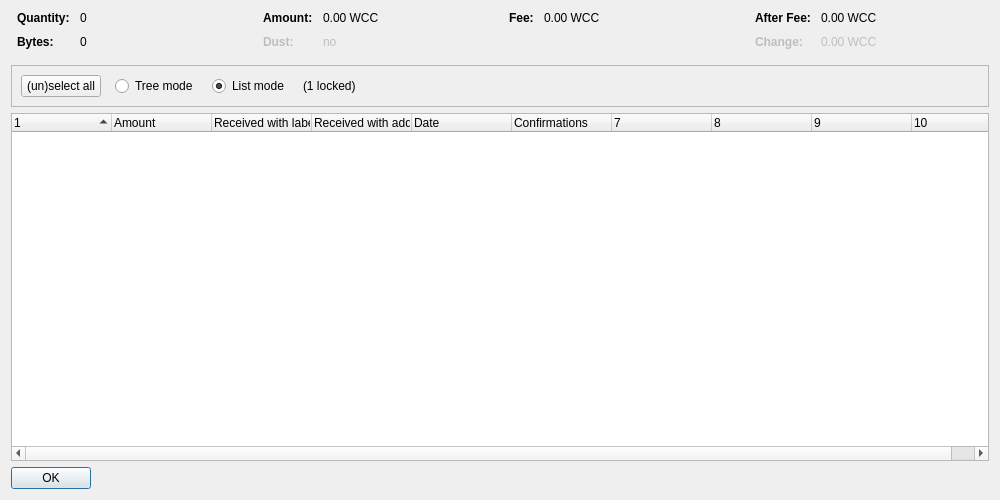
<?xml version="1.0" encoding="UTF-8"?>
<ui version="4.0">
 <class>CoinControlDialog</class>
 <widget class="QDialog" name="CoinControlDialog">
  <property name="geometry">
   <rect>
    <x>0</x>
    <y>0</y>
    <width>1000</width>
    <height>500</height>
   </rect>
  </property>
  <property name="windowTitle">
   <string>Coin Selection</string>
  </property>
  <layout class="QVBoxLayout" name="verticalLayout">
   <item>
    <layout class="QHBoxLayout" name="horizontalLayoutTop" stretch="0,0,0,0">
     <property name="topMargin">
      <number>0</number>
     </property>
     <property name="bottomMargin">
      <number>10</number>
     </property>
     <item>
      <layout class="QFormLayout" name="formLayoutCoinControl1">
       <property name="horizontalSpacing">
        <number>10</number>
       </property>
       <property name="verticalSpacing">
        <number>10</number>
       </property>
       <property name="leftMargin">
        <number>6</number>
       </property>
       <property name="rightMargin">
        <number>6</number>
       </property>
       <item row="0" column="0">
        <widget class="QLabel" name="labelCoinControlQuantityText">
         <property name="font">
          <font>
           <weight>75</weight>
           <bold>true</bold>
          </font>
         </property>
         <property name="text">
          <string>Quantity:</string>
         </property>
        </widget>
       </item>
       <item row="0" column="1">
        <widget class="QLabel" name="labelCoinControlQuantity">
         <property name="cursor">
          <cursorShape>IBeamCursor</cursorShape>
         </property>
         <property name="contextMenuPolicy">
          <enum>Qt::ActionsContextMenu</enum>
         </property>
         <property name="text">
          <string notr="true">0</string>
         </property>
         <property name="textInteractionFlags">
          <set>Qt::LinksAccessibleByMouse|Qt::TextSelectableByKeyboard|Qt::TextSelectableByMouse</set>
         </property>
        </widget>
       </item>
       <item row="1" column="0">
        <widget class="QLabel" name="labelCoinControlBytesText">
         <property name="font">
          <font>
           <weight>75</weight>
           <bold>true</bold>
          </font>
         </property>
         <property name="text">
          <string>Bytes:</string>
         </property>
        </widget>
       </item>
       <item row="1" column="1">
        <widget class="QLabel" name="labelCoinControlBytes">
         <property name="cursor">
          <cursorShape>IBeamCursor</cursorShape>
         </property>
         <property name="contextMenuPolicy">
          <enum>Qt::ActionsContextMenu</enum>
         </property>
         <property name="text">
          <string notr="true">0</string>
         </property>
         <property name="textInteractionFlags">
          <set>Qt::LinksAccessibleByMouse|Qt::TextSelectableByKeyboard|Qt::TextSelectableByMouse</set>
         </property>
        </widget>
       </item>
      </layout>
     </item>
     <item>
      <layout class="QFormLayout" name="formLayoutCoinControl2">
       <property name="horizontalSpacing">
        <number>10</number>
       </property>
       <property name="verticalSpacing">
        <number>10</number>
       </property>
       <property name="leftMargin">
        <number>6</number>
       </property>
       <property name="rightMargin">
        <number>6</number>
       </property>
       <item row="0" column="0">
        <widget class="QLabel" name="labelCoinControlAmountText">
         <property name="font">
          <font>
           <weight>75</weight>
           <bold>true</bold>
          </font>
         </property>
         <property name="text">
          <string>Amount:</string>
         </property>
        </widget>
       </item>
       <item row="0" column="1">
        <widget class="QLabel" name="labelCoinControlAmount">
         <property name="cursor">
          <cursorShape>IBeamCursor</cursorShape>
         </property>
         <property name="contextMenuPolicy">
          <enum>Qt::ActionsContextMenu</enum>
         </property>
         <property name="text">
          <string notr="true">0.00 WCC</string>
         </property>
         <property name="textInteractionFlags">
          <set>Qt::LinksAccessibleByMouse|Qt::TextSelectableByKeyboard|Qt::TextSelectableByMouse</set>
         </property>
        </widget>
       </item>
       <item row="1" column="0">
        <widget class="QLabel" name="labelCoinControlLowOutputText">
         <property name="enabled">
          <bool>false</bool>
         </property>
         <property name="font">
          <font>
           <weight>75</weight>
           <bold>true</bold>
          </font>
         </property>
         <property name="text">
          <string>Dust:</string>
         </property>
        </widget>
       </item>
       <item row="1" column="1">
        <widget class="QLabel" name="labelCoinControlLowOutput">
         <property name="enabled">
          <bool>false</bool>
         </property>
         <property name="cursor">
          <cursorShape>IBeamCursor</cursorShape>
         </property>
         <property name="contextMenuPolicy">
          <enum>Qt::ActionsContextMenu</enum>
         </property>
         <property name="text">
          <string notr="true">no</string>
         </property>
         <property name="textInteractionFlags">
          <set>Qt::LinksAccessibleByMouse|Qt::TextSelectableByKeyboard|Qt::TextSelectableByMouse</set>
         </property>
        </widget>
       </item>
      </layout>
     </item>
     <item>
      <layout class="QFormLayout" name="formLayoutCoinControl3">
       <property name="horizontalSpacing">
        <number>10</number>
       </property>
       <property name="verticalSpacing">
        <number>10</number>
       </property>
       <property name="leftMargin">
        <number>6</number>
       </property>
       <property name="rightMargin">
        <number>6</number>
       </property>
       <item row="0" column="0">
        <widget class="QLabel" name="labelCoinControlFeeText">
         <property name="font">
          <font>
           <weight>75</weight>
           <bold>true</bold>
          </font>
         </property>
         <property name="text">
          <string>Fee:</string>
         </property>
        </widget>
       </item>
       <item row="0" column="1">
        <widget class="QLabel" name="labelCoinControlFee">
         <property name="cursor">
          <cursorShape>IBeamCursor</cursorShape>
         </property>
         <property name="contextMenuPolicy">
          <enum>Qt::ActionsContextMenu</enum>
         </property>
         <property name="text">
          <string notr="true">0.00 WCC</string>
         </property>
         <property name="textInteractionFlags">
          <set>Qt::LinksAccessibleByMouse|Qt::TextSelectableByKeyboard|Qt::TextSelectableByMouse</set>
         </property>
        </widget>
       </item>
      </layout>
     </item>
     <item>
      <layout class="QFormLayout" name="formLayoutCoinControl4">
       <property name="horizontalSpacing">
        <number>10</number>
       </property>
       <property name="verticalSpacing">
        <number>10</number>
       </property>
       <property name="leftMargin">
        <number>6</number>
       </property>
       <property name="rightMargin">
        <number>6</number>
       </property>
       <item row="0" column="0">
        <widget class="QLabel" name="labelCoinControlAfterFeeText">
         <property name="font">
          <font>
           <weight>75</weight>
           <bold>true</bold>
          </font>
         </property>
         <property name="text">
          <string>After Fee:</string>
         </property>
        </widget>
       </item>
       <item row="0" column="1">
        <widget class="QLabel" name="labelCoinControlAfterFee">
         <property name="cursor">
          <cursorShape>IBeamCursor</cursorShape>
         </property>
         <property name="contextMenuPolicy">
          <enum>Qt::ActionsContextMenu</enum>
         </property>
         <property name="text">
          <string notr="true">0.00 WCC</string>
         </property>
         <property name="textInteractionFlags">
          <set>Qt::LinksAccessibleByMouse|Qt::TextSelectableByKeyboard|Qt::TextSelectableByMouse</set>
         </property>
        </widget>
       </item>
       <item row="1" column="0">
        <widget class="QLabel" name="labelCoinControlChangeText">
         <property name="enabled">
          <bool>false</bool>
         </property>
         <property name="font">
          <font>
           <weight>75</weight>
           <bold>true</bold>
          </font>
         </property>
         <property name="text">
          <string>Change:</string>
         </property>
        </widget>
       </item>
       <item row="1" column="1">
        <widget class="QLabel" name="labelCoinControlChange">
         <property name="enabled">
          <bool>false</bool>
         </property>
         <property name="cursor">
          <cursorShape>IBeamCursor</cursorShape>
         </property>
         <property name="contextMenuPolicy">
          <enum>Qt::ActionsContextMenu</enum>
         </property>
         <property name="text">
          <string notr="true">0.00 WCC</string>
         </property>
         <property name="textInteractionFlags">
          <set>Qt::LinksAccessibleByMouse|Qt::TextSelectableByKeyboard|Qt::TextSelectableByMouse</set>
         </property>
        </widget>
       </item>
      </layout>
     </item>
    </layout>
   </item>
   <item>
    <widget class="QFrame" name="frame">
     <property name="minimumSize">
      <size>
       <width>0</width>
       <height>40</height>
      </size>
     </property>
     <property name="frameShape">
      <enum>QFrame::StyledPanel</enum>
     </property>
     <property name="frameShadow">
      <enum>QFrame::Sunken</enum>
     </property>
     <layout class="QHBoxLayout" name="horizontalLayout">
      <item>
       <layout class="QHBoxLayout" name="horizontalLayoutPanel" stretch="0,0,0,0,0">
        <property name="spacing">
         <number>14</number>
        </property>
        <item>
         <widget class="QPushButton" name="pushButtonSelectAll">
          <property name="sizePolicy">
           <sizepolicy hsizetype="Maximum" vsizetype="Fixed">
            <horstretch>0</horstretch>
            <verstretch>0</verstretch>
           </sizepolicy>
          </property>
          <property name="text">
           <string>(un)select all</string>
          </property>
          <property name="autoDefault">
           <bool>false</bool>
          </property>
         </widget>
        </item>
        <item>
         <widget class="QRadioButton" name="radioTreeMode">
          <property name="sizePolicy">
           <sizepolicy hsizetype="Maximum" vsizetype="Fixed">
            <horstretch>0</horstretch>
            <verstretch>0</verstretch>
           </sizepolicy>
          </property>
          <property name="text">
           <string>Tree mode</string>
          </property>
         </widget>
        </item>
        <item>
         <widget class="QRadioButton" name="radioListMode">
          <property name="sizePolicy">
           <sizepolicy hsizetype="Maximum" vsizetype="Fixed">
            <horstretch>0</horstretch>
            <verstretch>0</verstretch>
           </sizepolicy>
          </property>
          <property name="text">
           <string>List mode</string>
          </property>
          <property name="checked">
           <bool>true</bool>
          </property>
         </widget>
        </item>
        <item>
         <widget class="QLabel" name="labelLocked">
          <property name="text">
           <string notr="true">(1 locked)</string>
          </property>
         </widget>
        </item>
        <item>
         <spacer name="horizontalSpacer">
          <property name="orientation">
           <enum>Qt::Horizontal</enum>
          </property>
          <property name="sizeHint" stdset="0">
           <size>
            <width>40</width>
            <height>20</height>
           </size>
          </property>
         </spacer>
        </item>
       </layout>
      </item>
     </layout>
    </widget>
   </item>
   <item>
    <widget class="CoinControlTreeWidget" name="treeWidget">
     <property name="contextMenuPolicy">
      <enum>Qt::CustomContextMenu</enum>
     </property>
     <property name="sortingEnabled">
      <bool>false</bool>
     </property>
     <property name="columnCount">
      <number>10</number>
     </property>
     <attribute name="headerShowSortIndicator" stdset="0">
      <bool>true</bool>
     </attribute>
     <attribute name="headerStretchLastSection">
      <bool>false</bool>
     </attribute>
     <column>
      <property name="text">
       <string/>
      </property>
     </column>
     <column>
      <property name="text">
       <string>Amount</string>
      </property>
     </column>
     <column>
      <property name="text">
       <string>Received with label</string>
      </property>
     </column>
     <column>
      <property name="text">
       <string>Received with address</string>
      </property>
     </column>
     <column>
      <property name="text">
       <string>Date</string>
      </property>
     </column>
     <column>
      <property name="text">
       <string>Confirmations</string>
      </property>
      <property name="toolTip">
       <string>Confirmed</string>
      </property>
     </column>
     <column>
      <property name="text">
       <string/>
      </property>
     </column>
     <column>
      <property name="text">
       <string/>
      </property>
     </column>
     <column>
      <property name="text">
       <string/>
      </property>
     </column>
     <column>
      <property name="text">
       <string/>
      </property>
     </column>
    </widget>
   </item>
   <item>
    <widget class="QDialogButtonBox" name="buttonBox">
     <property name="sizePolicy">
      <sizepolicy hsizetype="Maximum" vsizetype="Fixed">
       <horstretch>0</horstretch>
       <verstretch>0</verstretch>
      </sizepolicy>
     </property>
     <property name="orientation">
      <enum>Qt::Horizontal</enum>
     </property>
     <property name="standardButtons">
      <set>QDialogButtonBox::Ok</set>
     </property>
    </widget>
   </item>
  </layout>
 </widget>
 <customwidgets>
  <customwidget>
   <class>CoinControlTreeWidget</class>
   <extends>QTreeWidget</extends>
   <header>coincontroltreewidget.h</header>
  </customwidget>
 </customwidgets>
 <resources/>
 <connections/>
</ui>
